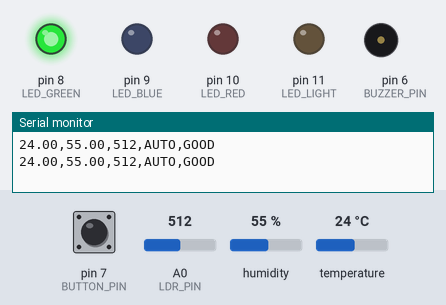
Bench run of a sketch on a simulated Arduino Uno, built with avr-gcc and run on an emulated ATmega328P. Parts: output pins drawn as LEDs (lit = HIGH), buzzer (waves = sounding, pin HIGH), the last lines printed to the serial monitor. The inputs (shaded band) are chosen by the test bench; at power-on: humidity 55 %, A0 (LDR_PIN) = 512, temperature 24 °C, pin 7 (BUTTON_PIN) HIGH.

Above: at 1.5 s.
1.6 s: humidity set to 58 %
3.7 s: humidity set to 61 %
At 5.5 s:
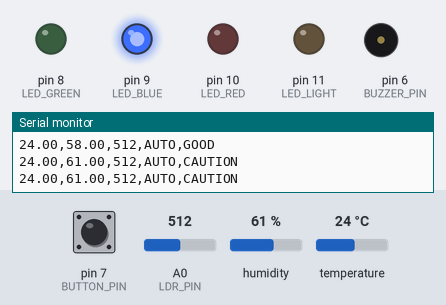
6.0 s: A0 (LDR_PIN) set to 217
7.5 s: A0 (LDR_PIN) set to 183
At 8.8 s:
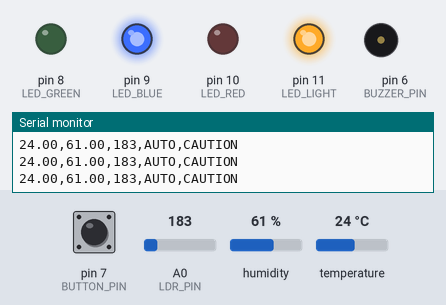
9.1 s: temperature set to 28 °C
11.8 s: temperature set to 31 °C
At 13.5 s:
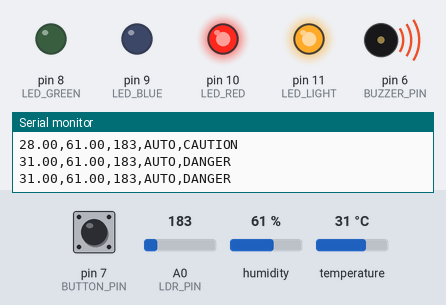
Timing chart, 0 to 15.0 s (numbered marks = the images above; inputs shaded):
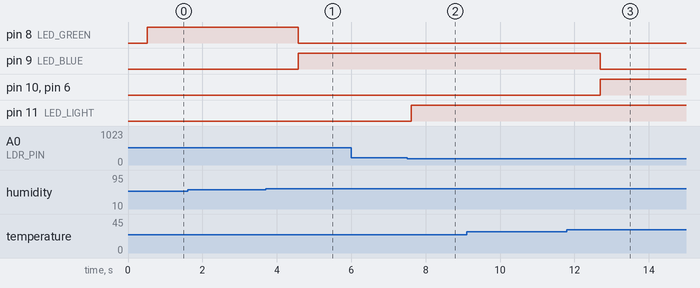

Measured:
- the behaviour switches between 59 and 60 % on humidity (found by bisection; images 0 and 1)
- the behaviour switches between 200 and 199 on A0 (LDR_PIN) (found by bisection; images 1 and 2)
- the behaviour switches between 29 and 30 °C on temperature (found by bisection; images 2 and 3)
- after the input at 3.7 s, pin 8 (LED_GREEN): HIGH → LOW after 0.88 s; pin 9 (LED_BLUE): LOW → HIGH after 0.88 s
- after the input at 7.5 s, pin 11 (LED_LIGHT): LOW → HIGH after 0.11 s
- after the input at 11.8 s, pin 9 (LED_BLUE): HIGH → LOW after 0.90 s; pin 10 (LED_RED), pin 6 (BUZZER_PIN): LOW → HIGH after 0.90 s

The sketch:

DHT11.ino
```cpp
#include <DHT.h>

#define DHTPIN 2
#define DHTTYPE DHT11
#define LDR_PIN A0
#define BUTTON_PIN 7
#define BUZZER_PIN 6

#define LED_GREEN 8
#define LED_BLUE 9
#define LED_RED 10
#define LED_LIGHT 11   // 조명용 LED

DHT dht(DHTPIN, DHTTYPE);

float TEMP_GOOD = 26.0;
float TEMP_DANGER = 30.0;
float HUM_GOOD = 60.0;
float HUM_DANGER = 75.0;

int LIGHT_THRESHOULD = 200;

bool autoMode = true;
bool lastButtonState = HIGH;
bool lightOn = false;

String level = "GOOD";

void setup() {
  Serial.begin(115200);
  dht.begin();

  pinMode(LDR_PIN, INPUT);
  pinMode(BUTTON_PIN, INPUT_PULLUP);
  pinMode(BUZZER_PIN, OUTPUT);

  pinMode(LED_GREEN, OUTPUT);
  pinMode(LED_BLUE, OUTPUT);
  pinMode(LED_RED, OUTPUT);
  pinMode(LED_LIGHT, OUTPUT);

  digitalWrite(BUZZER_PIN, LOW);
  digitalWrite(LED_LIGHT, LOW);
}

void loop() {
  delay(500);

  // 웹에서 명령 받기
  if (Serial.available()) {
    String cmd = Serial.readStringUntil('\n');
    cmd.trim();

    if (cmd == "MODE:AUTO") {
      autoMode = true;
    }
    else if (cmd == "MODE:MANUAL") {
      autoMode = false;
    }
    else if (cmd == "LIGHT:ON" && !autoMode) {
      lightOn = true;
    }
    else if (cmd == "LIGHT:OFF" && !autoMode) {
      lightOn = false;
    }
  }

  // 버튼으로 AUTO/MANUAL 전환
  bool buttonState = digitalRead(BUTTON_PIN);
  if (buttonState == LOW && lastButtonState == HIGH) {
    autoMode = !autoMode;
    delay(300);
  }
  lastButtonState = buttonState;

  float hum = dht.readHumidity();
  float temp = dht.readTemperature();
  int light = analogRead(LDR_PIN);

  if (isnan(hum) || isnan(temp)) {
    Serial.println("ERROR");
    return;
  }

  // 환경 상태 판단
  if (temp >= TEMP_DANGER || hum > HUM_DANGER) {
    level = "DANGER";
  }
  else if (temp >= TEMP_GOOD || hum >= HUM_GOOD) {
    level = "CAUTION";
  }
  else {
    level = "GOOD";
  }

  // AUTO 모드 동작
  if (autoMode) {
    if (level == "GOOD") {
      digitalWrite(LED_GREEN, HIGH);
      digitalWrite(LED_BLUE, LOW);
      digitalWrite(LED_RED, LOW);
      digitalWrite(BUZZER_PIN, LOW);
    }
    else if (level == "CAUTION") {
      digitalWrite(LED_GREEN, LOW);
      digitalWrite(LED_BLUE, HIGH);
      digitalWrite(LED_RED, LOW);
      digitalWrite(BUZZER_PIN, LOW);
    }
    else if (level == "DANGER") {
      digitalWrite(LED_GREEN, LOW);
      digitalWrite(LED_BLUE, LOW);
      digitalWrite(LED_RED, HIGH);
      digitalWrite(BUZZER_PIN, HIGH);
    }

    // 조도에 따른 조명 자동 제어
    if (light < LIGHT_THRESHOULD) digitalWrite(LED_LIGHT, HIGH);
    else digitalWrite(LED_LIGHT, LOW);
  }
  // MANUAL 모드
  else {
    digitalWrite(LED_LIGHT, lightOn ? HIGH : LOW);
  }

  // 데이터 전송
  Serial.print(temp);
  Serial.print(",");
  Serial.print(hum);
  Serial.print(",");
  Serial.print(light);
  Serial.print(",");
  Serial.print(autoMode ? "AUTO" : "MANUAL");
  Serial.print(",");
  Serial.println(level);
}
```
